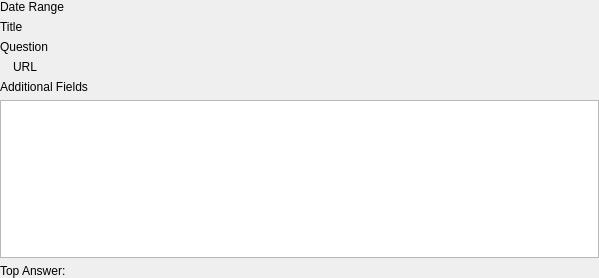
<?xml version="1.0" encoding="UTF-8"?>
<ui version="4.0">
 <class>PollDetails</class>
 <widget class="QWidget" name="PollDetails">
  <property name="geometry">
   <rect>
    <x>0</x>
    <y>0</y>
    <width>599</width>
    <height>278</height>
   </rect>
  </property>
  <property name="windowTitle">
   <string>Form</string>
  </property>
  <layout class="QVBoxLayout" name="pollDetailsLayout">
   <property name="leftMargin">
    <number>0</number>
   </property>
   <property name="topMargin">
    <number>0</number>
   </property>
   <property name="rightMargin">
    <number>0</number>
   </property>
   <property name="bottomMargin">
    <number>0</number>
   </property>
   <item>
    <widget class="QLabel" name="dateRangeLabel">
     <property name="text">
      <string notr="true">Date Range</string>
     </property>
     <property name="textInteractionFlags">
      <set>Qt::TextSelectableByMouse</set>
     </property>
    </widget>
   </item>
   <item>
    <widget class="QLabel" name="titleLabel">
     <property name="text">
      <string notr="true">Title</string>
     </property>
     <property name="textFormat">
      <enum>Qt::PlainText</enum>
     </property>
     <property name="wordWrap">
      <bool>true</bool>
     </property>
     <property name="textInteractionFlags">
      <set>Qt::TextSelectableByMouse</set>
     </property>
    </widget>
   </item>
   <item>
    <widget class="QLabel" name="questionLabel">
     <property name="text">
      <string notr="true">Question</string>
     </property>
     <property name="textFormat">
      <enum>Qt::PlainText</enum>
     </property>
     <property name="wordWrap">
      <bool>true</bool>
     </property>
     <property name="textInteractionFlags">
      <set>Qt::TextSelectableByMouse</set>
     </property>
    </widget>
   </item>
   <item>
    <layout class="QHBoxLayout" name="urlLayout">
     <item>
      <widget class="QLabel" name="linkIconLabel"/>
     </item>
     <item>
      <widget class="QLabel" name="urlLabel">
       <property name="sizePolicy">
        <sizepolicy hsizetype="Preferred" vsizetype="Preferred">
         <horstretch>1</horstretch>
         <verstretch>0</verstretch>
        </sizepolicy>
       </property>
       <property name="text">
        <string notr="true">URL</string>
       </property>
       <property name="textFormat">
        <enum>Qt::RichText</enum>
       </property>
       <property name="openExternalLinks">
        <bool>true</bool>
       </property>
       <property name="textInteractionFlags">
        <set>Qt::TextBrowserInteraction</set>
       </property>
      </widget>
     </item>
    </layout>
   </item>
   <item>
    <widget class="QLabel" name="additionalFieldsLabel">
     <property name="text">
      <string>Additional Fields</string>
     </property>
    </widget>
   </item>
   <item>
    <widget class="QTableView" name="additionalFieldsTableView"/>
   </item>
   <item>
    <layout class="QHBoxLayout" name="topAnswerLayout">
     <property name="topMargin">
      <number>0</number>
     </property>
     <item>
      <widget class="QLabel" name="topAnswerTextLabel">
       <property name="text">
        <string>Top Answer:</string>
       </property>
      </widget>
     </item>
     <item>
      <widget class="QLabel" name="topAnswerLabel">
       <property name="sizePolicy">
        <sizepolicy hsizetype="Preferred" vsizetype="Preferred">
         <horstretch>1</horstretch>
         <verstretch>0</verstretch>
        </sizepolicy>
       </property>
       <property name="textFormat">
        <enum>Qt::PlainText</enum>
       </property>
       <property name="wordWrap">
        <bool>true</bool>
       </property>
       <property name="textInteractionFlags">
        <set>Qt::TextSelectableByMouse</set>
       </property>
      </widget>
     </item>
    </layout>
   </item>
  </layout>
 </widget>
 <resources/>
 <connections/>
</ui>
